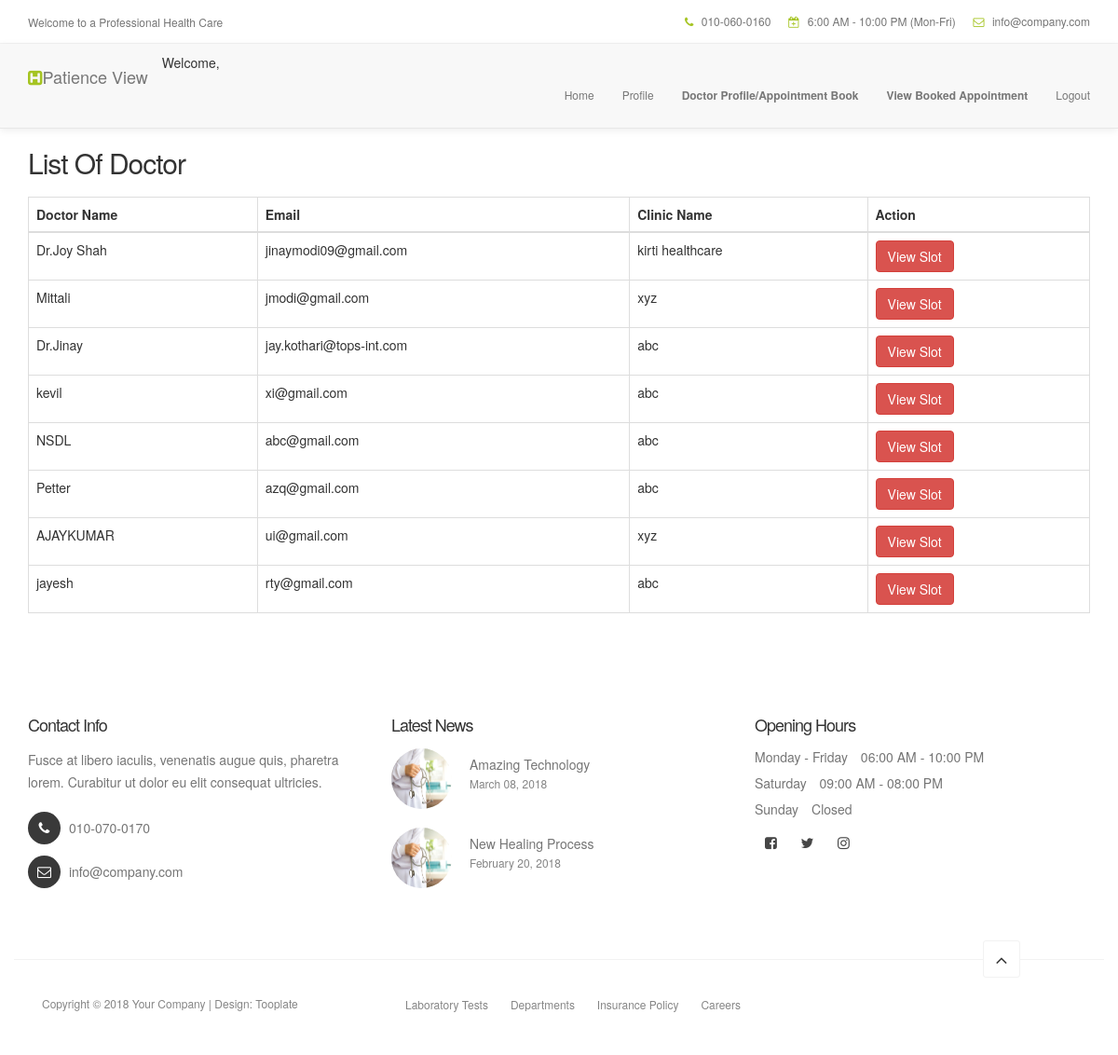
The app's page /doctorview/, older data.
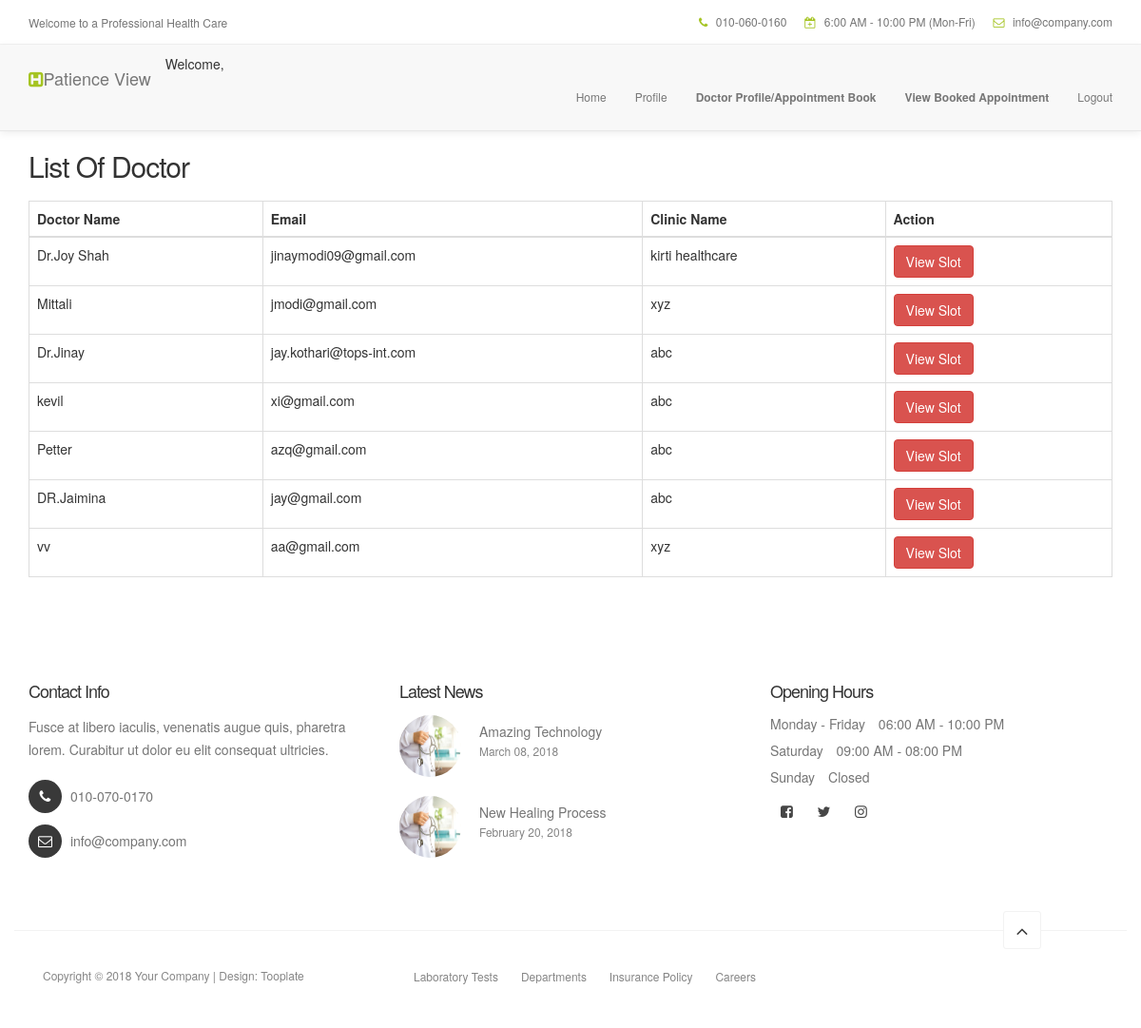
The same page, newer data.
### myapp/models.py (models this page shows, shortened)
class User(models.Model):
    ROLES = (
        ('admin', 'Admin'),
        ('doctor', 'Doctor'),
        ('patiences', 'Patience'),
    )
    roles = models.CharField(max_length=30,choices = ROLES)
    name = models.CharField(max_length=30)
    email = models.EmailField(unique=True)
    password = models.CharField(max_length=15)
    address = models.TextField(default=None,blank=True,null=True)
    gender = models.CharField(max_length=6)
    speciality = models.CharField(max_length=30,default=None,blank=True,null=True)
    clinic_name=models.CharField(max_length=30,default=None,blank=True,null=True)
    profile = models.ImageField(upload_to='profiles/',blank=True,null=True)

### myapp/views.py (the view)
# urls.py: path('doctorview/',views.doctor_view,name='doctor-view'),
def doctor_view(request):
    user=User.objects.filter(roles='doctor')
    return render(request,'doctor-view.html',{'user':user})

### myapp/templates/doctor-view.html (shortened to what this page needs)
{% extends 'patience-header.html' %}
{% block content %}
<!DOCTYPE html>
<html lang="en">
<head>
  <link rel="stylesheet" href="https://maxcdn.bootstrapcdn.com/bootstrap/3.4.1/css/bootstrap.min.css">
</head>
<body>
<div class="container">
  <h2>List Of Doctor</h2>
  <table class="table table-bordered">
    <thead>
      <tr>
        <th>Doctor Name</th>
        <th>Email</th>
        <th>Clinic Name</th>
        <th colspan="1">Action</th>
      </tr>
    </thead>
    <tbody>
        {% for one in user %}
      <tr>
        <td>{{one.name}}</td>
        <td>{{one.email}}</td>
        <td>{{one.clinic_name}}</td>
        <td><a href="{% url 'slot-detail' one.id %}"><button class="btn btn-danger">View Slot</button></a>  </td>
        {% endfor %}
    </tbody>
  </table>
</div>
</body>
</html>
{% endblock %}

Row changes from the older to the newer data that the page shows:
removed User: name "NSDL", email "abc@gmail.com", clinic_name "abc"
removed User: name "AJAYKUMAR", email "ui@gmail.com", clinic_name "xyz"
removed User: name "jayesh", email "rty@gmail.com", clinic_name "abc"
added User: name "DR.Jaimina", email "jay@gmail.com", clinic_name "abc"
added User: name "vv", email "aa@gmail.com", clinic_name "xyz"
